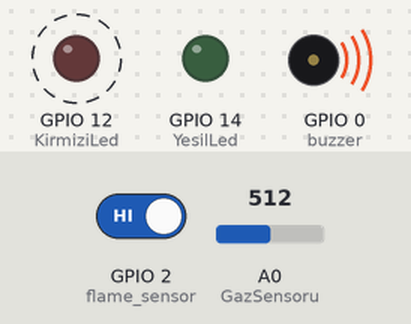
Bench run of a sketch on a simulated ESP8266 (NodeMCU). Parts: output pins drawn as LEDs (lit = HIGH), buzzer (waves = sounding). Dashed ring = blinking. Inputs (shaded band) come from the test bench; at power-on: A0 (GazSensoru) = 512, GPIO 2 (flame_sensor) HIGH. WiFi joins after 1.5 s; servers stay silent unless stated; what the sketch prints to the serial monitor is not drawn.

Above: at 2.75 s.
2.8 s: A0 (GazSensoru) set to 131
5.8 s: A0 (GazSensoru) set to 110
At 7.2 s:
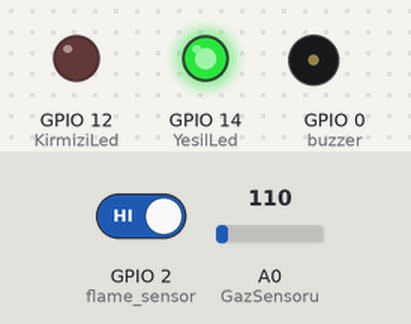
7.7 s: A0 (GazSensoru) set to 122
At 8.3 s:
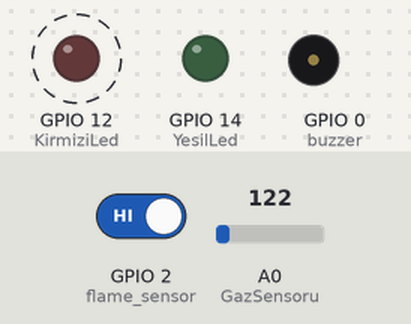
10.7 s: A0 (GazSensoru) set to 0
At 11.11 s:
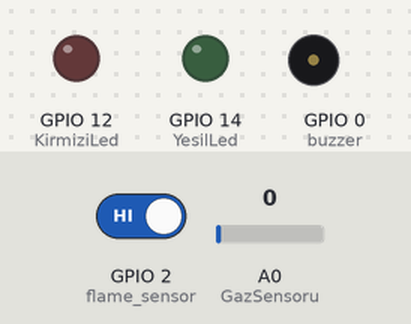
Timing chart, 0 to 13.7 s (numbered marks = the images above; inputs shaded):
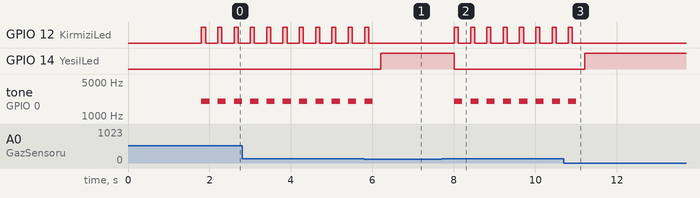

Measured:
- the behaviour switches between 121 and 120 on A0 (GazSensoru) (found by bisection; images 0 and 1)
- after the input at 5.8 s, GPIO 12 (KirmiziLed): goes on until 5.9 s, then stays LOW; GPIO 14 (YesilLed): LOW → HIGH after 0.41 s; tone on GPIO 0 (buzzer): goes on until 6.0 s, then stays silent
- after the input at 7.7 s, GPIO 12 (KirmiziLed): alternates HIGH for 0.10 s and LOW for 0.30 s, starting after 0.31 s; GPIO 14 (YesilLed): HIGH → LOW after 0.31 s; tone on GPIO 0 (buzzer): alternates 2000 Hz for 0.20 s and silent for 0.20 s, starting after 0.31 s
- after the input at 10.7 s, GPIO 12 (KirmiziLed): goes on until 10.9 s, then stays LOW; GPIO 14 (YesilLed): LOW → HIGH after 0.51 s; tone on GPIO 0 (buzzer): goes on until 11.0 s, then stays silent
- by itself, GPIO 12 (KirmiziLed): alternates HIGH for 0.10 s and LOW for 0.30 s
- by itself, tone on GPIO 0 (buzzer): alternates 2000 Hz for 0.20 s and silent for 0.20 s

The sketch:

iot_proje.ino
```cpp
#include <ESP8266WiFi.h>
#include "FirebaseESP8266.h"

#define FIREBASE_HOST "fir-10bef-default-rtdb.firebaseio.com"
#define FIREBASE_AUTH "AIzaSyDKL_C621WLXNjbB5RGwttmM4jluPs2Vxo"
#define WIFI_SSID "iphoneburak"
#define WIFI_PASSWORD "123456789"

FirebaseData veritabanim;

int a = 7;
int GazSensoru = A0;
int data = 0;
#define YesilLed 14 //D5
#define KirmiziLed 12 //D6
int buzzer = 0;
int flame_sensor = 2; //D4
int flame_sensor_read;

void setup()
{
  Serial.begin(115200);

  WiFi.begin(WIFI_SSID, WIFI_PASSWORD);
  Serial.print("Ağ Bağlantısı Oluşturuluyor");
  while (WiFi.status() != WL_CONNECTED)
  {
    Serial.print(".");
    delay(300);
  }
  Serial.println();
  Serial.print("IP adresine bağlanıldı: ");
  Serial.println(WiFi.localIP());
  Serial.println();

  Firebase.begin(FIREBASE_HOST, FIREBASE_AUTH);

  pinMode(YesilLed, OUTPUT);
  pinMode(KirmiziLed, OUTPUT);
  pinMode(flame_sensor, INPUT);
}

void loop()
{
  data = analogRead(GazSensoru);
  flame_sensor_read = digitalRead(flame_sensor);
  if(Firebase.setInt(veritabanim, "/firebase/Gaz", data) &&
  Firebase.setFloat(veritabanim, "/firebase/flame", flame_sensor_read))
  {
    Serial.println("veri gönderimi başarılı");
  }
  else{
    Serial.print("veri gönderilemedi, ");
    Serial.println(veritabanim.errorReason());
  }
  if(data > 120 || flame_sensor_read == 0)
  {
    digitalWrite(YesilLed, LOW);
    tone(buzzer, 2000, 200);
    digitalWrite(KirmiziLed, HIGH);
    delay(100);
    digitalWrite(KirmiziLed, LOW);
  }
  else
  {
    digitalWrite(YesilLed, HIGH);
    digitalWrite(KirmiziLed, LOW);
    noTone(buzzer);
  }
}
```
